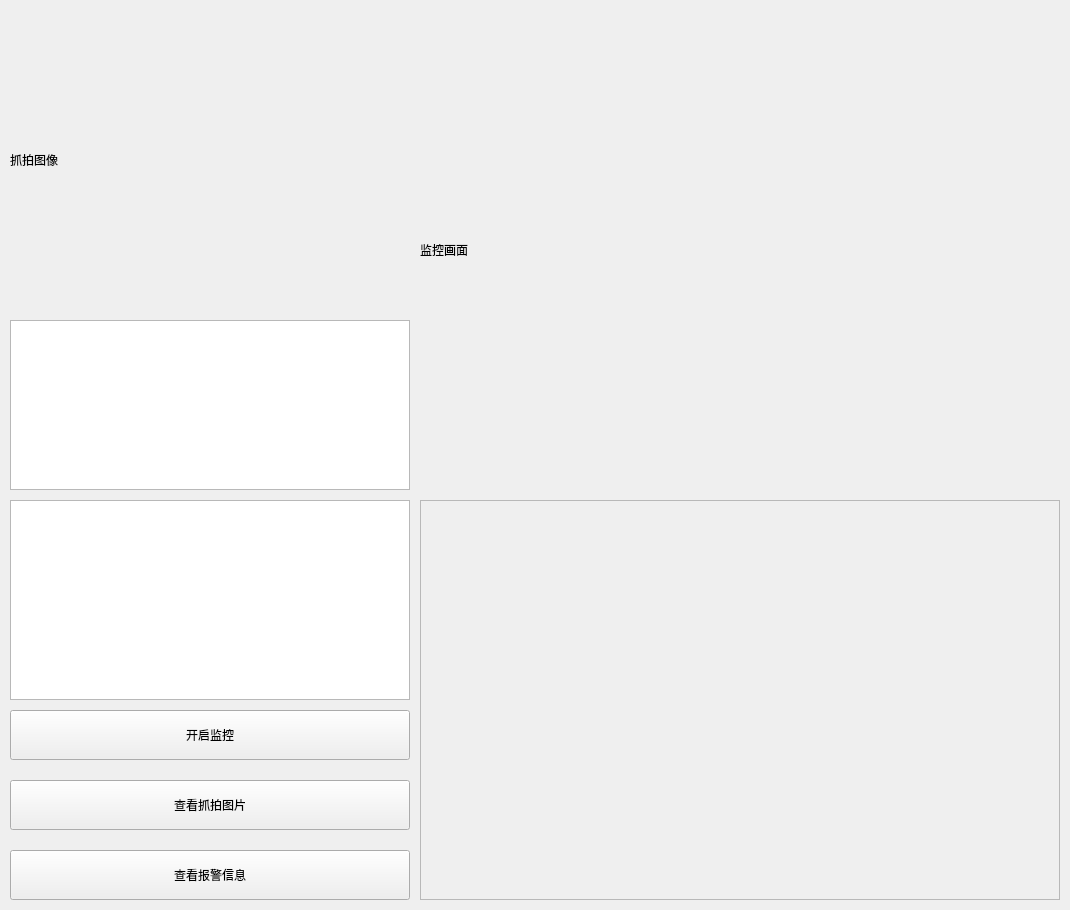
<?xml version="1.0" encoding="UTF-8"?>
<ui version="4.0">
 <class>Form</class>
 <widget class="QWidget" name="Form">
  <property name="geometry">
   <rect>
    <x>0</x>
    <y>0</y>
    <width>1070</width>
    <height>910</height>
   </rect>
  </property>
  <property name="windowTitle">
   <string>Form</string>
  </property>
  <widget class="QLabel" name="label">
   <property name="geometry">
    <rect>
     <x>420</x>
     <y>10</y>
     <width>640</width>
     <height>480</height>
    </rect>
   </property>
   <property name="text">
    <string>监控画面</string>
   </property>
  </widget>
  <widget class="QLabel" name="label_2">
   <property name="geometry">
    <rect>
     <x>10</x>
     <y>10</y>
     <width>400</width>
     <height>300</height>
    </rect>
   </property>
   <property name="text">
    <string>抓拍图像</string>
   </property>
  </widget>
  <widget class="QPushButton" name="pushButton">
   <property name="geometry">
    <rect>
     <x>10</x>
     <y>710</y>
     <width>400</width>
     <height>50</height>
    </rect>
   </property>
   <property name="text">
    <string>开启监控</string>
   </property>
  </widget>
  <widget class="QPushButton" name="pushButton_2">
   <property name="geometry">
    <rect>
     <x>10</x>
     <y>780</y>
     <width>400</width>
     <height>50</height>
    </rect>
   </property>
   <property name="text">
    <string>查看抓拍图片</string>
   </property>
  </widget>
  <widget class="QPushButton" name="pushButton_3">
   <property name="geometry">
    <rect>
     <x>10</x>
     <y>850</y>
     <width>400</width>
     <height>50</height>
    </rect>
   </property>
   <property name="text">
    <string>查看报警信息</string>
   </property>
  </widget>
  <widget class="QListView" name="listView">
   <property name="geometry">
    <rect>
     <x>10</x>
     <y>500</y>
     <width>400</width>
     <height>200</height>
    </rect>
   </property>
  </widget>
  <widget class="QScrollArea" name="scrollArea">
   <property name="geometry">
    <rect>
     <x>420</x>
     <y>500</y>
     <width>640</width>
     <height>400</height>
    </rect>
   </property>
   <property name="widgetResizable">
    <bool>true</bool>
   </property>
   <widget class="QWidget" name="scrollAreaWidgetContents">
    <property name="geometry">
     <rect>
      <x>0</x>
      <y>0</y>
      <width>638</width>
      <height>398</height>
     </rect>
    </property>
   </widget>
  </widget>
  <widget class="QTextBrowser" name="textBrowser">
   <property name="geometry">
    <rect>
     <x>10</x>
     <y>320</y>
     <width>400</width>
     <height>170</height>
    </rect>
   </property>
  </widget>
 </widget>
 <resources/>
 <connections/>
</ui>
